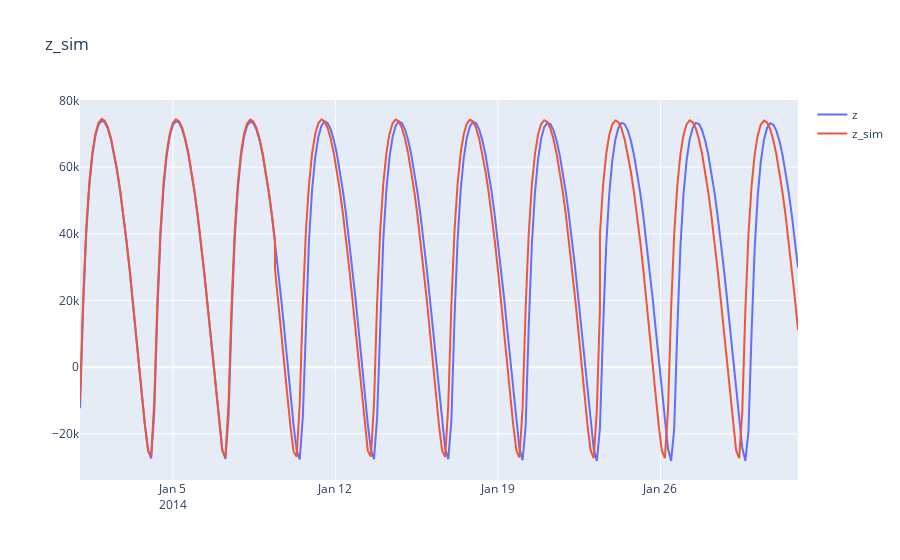

Source (notebook cell):
### Markdown cell above
### 2.4.4 Местоположение по оси Z

### Code cell
plotly_df(df_for_graph, ['z', 'z_sim'])

### Figure 1 — Plotly figure (JSON) as saved in the notebook; plotly's stock layout.template omitted (floating-point values rounded to 4 significant figures; data arrays with more than 128 entries replaced by an {"elided": "..."} marker saying what was removed)
{"data": [{"mode": "lines", "name": "z", "type": "scatter", "x": {"elided": "235 str values"}, "y": {"elided": "235 float values"}}, {"mode": "lines", "name": "z_sim", "type": "scatter", "x": {"elided": "235 str values"}, "y": {"elided": "235 float values"}}], "layout": {"title": {"text": "z_sim"}}}
